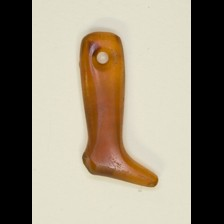
#> input picture dataset/processed/train/Jewellery/CHI_140824.jpg, 224 x 224 px, found by its file name; its folder holds only this picture in this run
$ python prepare_and_augment_dataset.py
#> lines starting #> are read from the running program, lines starting #| are printed output that depends on the picture
#> in step_2_augment_training, img is the input picture: PIL image 224x224 RGB; mean R, G, B 151.3, 141.3, 123.3
import os
import pandas as pd
import random
from PIL import Image, ImageOps, ImageEnhance
from tqdm import tqdm

# --- CONFIGURATION ---
CSV_DIR = os.path.join("dataset", "csv_files")
MASTER_CSV = os.path.join(CSV_DIR, "master_data.csv")
SOURCE_IMG_DIR = os.path.join("dataset", "images")
OUTPUT_DIR = os.path.join("dataset", "processed")

# Image Settings
IMG_SIZE = (224, 224)
CLASSES = ["Jewellery", "Pottery", "Statuary", "Reliefs", "Unclassified"]

# Augmentation Settings
TARGET_TRAIN_COUNT = 1000
CLASSES_TO_AUGMENT = ["Jewellery", "Pottery", "Statuary", "Reliefs", "Unclassified"]

# Split Ratios
TRAIN_RATIO = 0.8
VAL_RATIO = 0.1
# Test is remainder

def augment_image(img):
    """Generates a variation of the input image."""
    # 1. Flip
    if random.random() > 0.5:
        img = ImageOps.mirror(img)
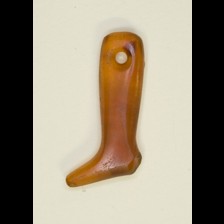
#> img: PIL image 224x224 RGB; mean R, G, B 151.3, 141.3, 123.3
    # 2. Rotation
    angle = random.uniform(-15, 15)
    img = img.rotate(angle, expand=False)
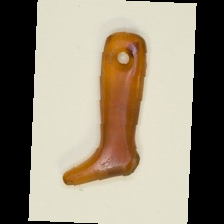
#> img: PIL image 224x224 RGB; mean R, G, B 150.2, 140.2, 122.3
    # 3. Brightness
    enhancer = ImageEnhance.Brightness(img)
    img = enhancer.enhance(random.uniform(0.8, 1.2))
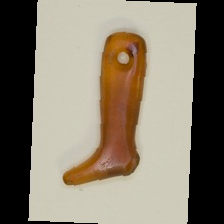
#> img: PIL image 224x224 RGB; mean R, G, B 135.5, 126.4, 110.3
    # 4. Zoom/Crop
    if random.random() > 0.5:
        w, h = img.size
#> w = 224; h = 224
        crop_val = random.uniform(0.0, 0.1)
        border = (w * crop_val, h * crop_val, w * (1 - crop_val), h * (1 - crop_val))
#> border = (9.07, 9.07, 214.9, 214.9)
        img = img.crop(border).resize((w, h), Image.Resampling.LANCZOS)
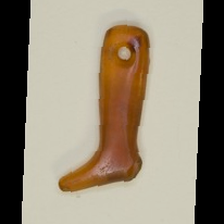
#> img: PIL image 224x224 RGB; mean R, G, B 147.8, 137.3, 119.3
    return img

# [50 lines left out: function step_1_process_and_split, not called in this run]

def step_2_augment_training():
    print("\n--- STEP 2: Balancing Training Set ---")
    train_dir = os.path.join(OUTPUT_DIR, 'train')

    for cls in CLASSES_TO_AUGMENT:
        cls_path = os.path.join(train_dir, cls)

        # Get list of existing real images
        images = [f for f in os.listdir(cls_path) if f.endswith('.jpg')]
        count = len(images)

        if count >= TARGET_TRAIN_COUNT:
            print(f"[{cls}] {count} images. Enough.")
            continue

        needed = TARGET_TRAIN_COUNT - count
        print(f"[{cls}] {count} images. Generating {needed} more...")

        pbar = tqdm(total=needed, desc=f"Augmenting {cls}")
        generated = 0

        while generated < needed:
            # Pick random real image
            src = random.choice(images)
            src_path = os.path.join(cls_path, src)

            try:
                with Image.open(src_path) as img:
                    img = img.convert('RGB')
                    aug_img = augment_image(img)

                    save_name = f"aug_{generated}_{src}"
                    aug_img.save(os.path.join(cls_path, save_name), quality=90)
                    generated += 1
                    pbar.update(1)
            except:
                pass
        pbar.close()

if __name__ == "__main__":
    # step_1_process_and_split()
    step_2_augment_training()
    print("\n--- DATASET READY FOR TRAINING ---")

$ run again, on dataset/processed/train/Jewellery/CHI_845.jpg
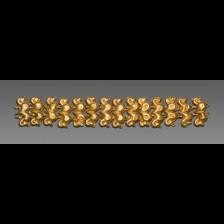
#> input picture dataset/processed/train/Jewellery/CHI_845.jpg, 224 x 224 px, found by its file name
#> in step_2_augment_training, img is the input picture: PIL image 224x224 RGB; mean R, G, B 36.9, 33.2, 27.5
#> in augment_image, `img = img.rotate(angle, expand=False)`:
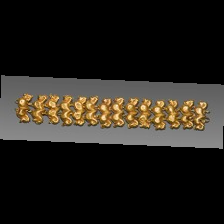
#> img: PIL image 224x224 RGB; mean R, G, B 36.8, 33.1, 27.5
#> in augment_image, `img = img.crop(border).resize((w, h), Image.Resampling.LANCZOS)`:
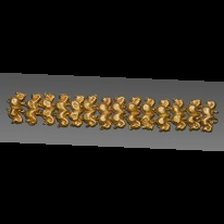
#> img: PIL image 224x224 RGB; mean R, G, B 36.5, 32.6, 26.5
